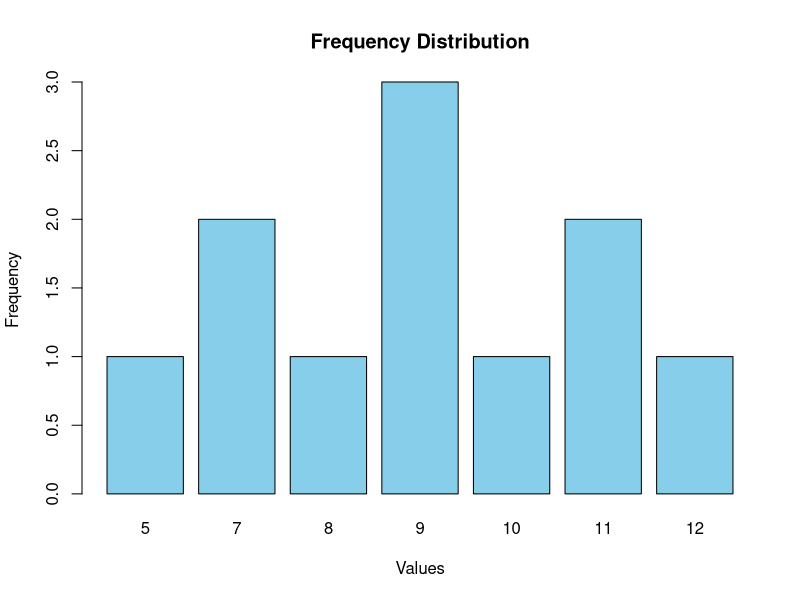

Write R code to recreate this figure.

# Q22: Frequency Distribution

x <- c(5, 7, 7, 8, 9, 9,
       9, 10, 11, 11, 12)

frequency <- table(x)

cat("Frequency Distribution:\n")
print(frequency)

barplot(frequency,
        main = "Frequency Distribution",
        xlab = "Values",
        ylab = "Frequency",
        col = "skyblue")
